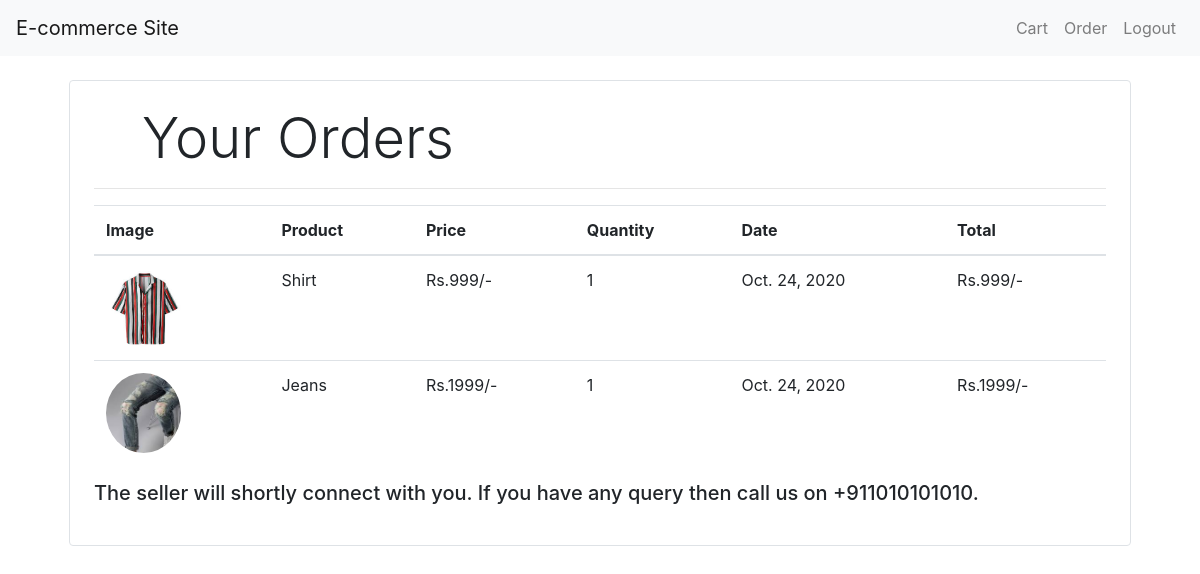
Screenshot of /orders/ (signed in) with the database file from the repository.
### store/models/order.py (models this page shows, shortened)
class Order(models.Model):
    product = models.ForeignKey(Product, on_delete=models.CASCADE)
    customer = models.ForeignKey(Customer, on_delete=models.CASCADE)
    quantity = models.IntegerField(default=1)
    price = models.IntegerField()
    date = models.DateField(default=datetime.today)
    @classmethod
    def get_order_by_customer(cls, user_id):
        return Order.objects.filter(customer=user_id).order_by('-date')

### store/models/product.py (models this page shows, shortened)
class Product(models.Model):
    name = models.CharField(max_length=50)
    price = models.IntegerField(default=0)
    category = models.ForeignKey(Category, on_delete=models.CASCADE)
    description = models.CharField(max_length=200, default='')
    image = models.ImageField(upload_to='upload/products_images/')

### store/views.py (the view)
# urls.py: url('orders/', order_view)
def order_view(request):
    customer_id = request.session.get('customerId')
    order_list = Order.get_order_by_customer(customer_id)
    return render(request, 'orders/order.html', {'orderList': order_list})

### store/templatetags/cart.py (called while the page is built)
@register.filter(name="multiply")
def get_product(num1, num2):
    return num1 * num2

### store/templates/orders/order.html (shortened to what this page needs)
{% extends 'base.html' %}
{% load cart %}
{% block content %}
<div class="container">
    <div class="border rounded p-4 m-4">
        <p class="display-4 pl-4 ml-4">Your Orders</p>
        <hr>
        <table class="table">
            <thead>
                <tr>
                    <th>Image</th>
                    <th>Product</th>
                    <th>Price</th>
                    <th>Quantity</th>
                    <th>Date</th>
                    <th>Total</th>
                </tr>
            </thead>
            <tbody>
                {% for item in orderList %}
                <tr>
                    <td><img style="height: 80px;" class="rounded-circle" src="{{item.product.image.url}}" alt=""></td>
                    <td>{{item.product.name}}</td>
                    <td>Rs.{{item.price}}/-</td>
                    <td>{{item.quantity}}</td>
                    <td>{{item.date}}</td>
                    <td>Rs.{{item.quantity|multiply:item.price}}/-</td>
                </tr>
                {% endfor %}
            </tbody>
        </table>
        <marquee behavior="" direction="">
            <h5>The seller will shortly connect with you. If you have any query then call us on +911010101010.</h5>
        </marquee>
    </div>
</div>
{% endblock %}

### rows the page displays
Order: product.image (picture), product.name "Shirt", price "999", quantity "1", date "Oct. 24, 2020", quantity|multiply "999"
Order: product.image (picture), product.name "Jeans", price "1999", quantity "1", date "Oct. 24, 2020", quantity|multiply "1999"
